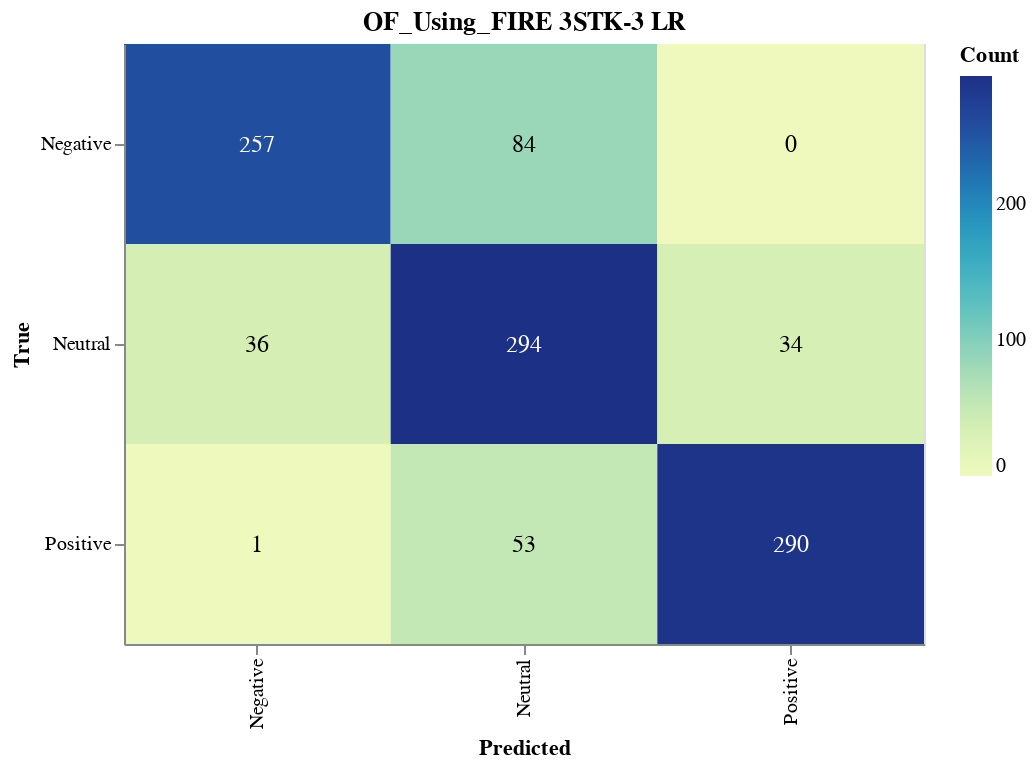

This figure's notebook cell:
### Markdown cell above
#### Save CM

### Code cell
import altair as alt
import altair_saver
import pandas as pd
from sklearn.metrics import confusion_matrix

# Calculate the confusion matrix
cm = confusion_matrix(y_val, lr_validation_predictions)

# Define class names
class_names = ['Negative', 'Neutral', 'Positive']

# Convert confusion matrix to DataFrame
cm_df = pd.DataFrame(cm, index=class_names, columns=class_names).reset_index().melt(id_vars='index')
cm_df.columns = ['True', 'Predicted', 'Count']

# Ensure the order of categories
cm_df['True'] = pd.Categorical(cm_df['True'], categories=class_names, ordered=True)
cm_df['Predicted'] = pd.Categorical(cm_df['Predicted'], categories=class_names, ordered=True)

# Create the Altair plot
heatmap = alt.Chart(cm_df).mark_rect().encode(
    x=alt.X('Predicted:O', sort=class_names),
    y=alt.Y('True:O', sort=class_names),
    color='Count:Q',
    tooltip=['True', 'Predicted', 'Count']
).properties(
    width=400,
    height=300,
    title='OF_Using_FIRE 3STK-3 LR'
)

# Add text labels
text = heatmap.mark_text(
    align='center',
    baseline='middle',
    fontSize=12
).encode(
    text='Count:Q',
    color=alt.condition(
        alt.datum.Count > cm.max() / 2,
        alt.value('white'),
        alt.value('black')
    )
)

# Combine heatmap and text
final_chart = heatmap + text

# Display the plot
final_chart.show()

### Figure 1 — Vega-Lite specification as saved in the notebook (floating-point values rounded to 4 significant figures)
{"config": {"view": {"continuousWidth": 300, "continuousHeight": 300}}, "layer": [{"mark": {"type": "rect"}, "encoding": {"color": {"field": "Count", "type": "quantitative"}, "tooltip": [{"field": "True", "type": "ordinal"}, {"field": "Predicted", "type": "ordinal"}, {"field": "Count", "type": "quantitative"}], "x": {"field": "Predicted", "sort": ["Negative", "Neutral", "Positive"], "type": "ordinal"}, "y": {"field": "True", "sort": ["Negative", "Neutral", "Positive"], "type": "ordinal"}}, "title": "OF_Using_FIRE 3STK-3 LR"}, {"mark": {"type": "text", "align": "center", "baseline": "middle", "fontSize": 12}, "encoding": {"color": {"condition": {"test": "(datum.Count > 147.0)", "value": "white"}, "value": "black"}, "text": {"field": "Count", "type": "quantitative"}, "tooltip": [{"field": "True", "type": "ordinal"}, {"field": "Predicted", "type": "ordinal"}, {"field": "Count", "type": "quantitative"}], "x": {"field": "Predicted", "sort": ["Negative", "Neutral", "Positive"], "type": "ordinal"}, "y": {"field": "True", "sort": ["Negative", "Neutral", "Positive"], "type": "ordinal"}}, "title": "OF_Using_FIRE 3STK-3 LR"}], "data": {"name": "data-180aa4650a397d1013d26683d43c4279"}, "height": 300, "width": 400, "$schema": "https://vega.github.io/schema/vega-lite/v5.17.0.json", "datasets": {"data-180aa4650a397d1013d26683d43c4279": [{"True": "Negative", "Predicted": "Negative", "Count": 257}, {"True": "Neutral", "Predicted": "Negative", "Count": 36}, {"True": "Positive", "Predicted": "Negative", "Count": 1}, {"True": "Negative", "Predicted": "Neutral", "Count": 84}, {"True": "Neutral", "Predicted": "Neutral", "Count": 294}, {"True": "Positive", "Predicted": "Neutral", "Count": 53}, {"True": "Negative", "Predicted": "Positive", "Count": 0}, {"True": "Neutral", "Predicted": "Positive", "Count": 34}, {"True": "Positive", "Predicted": "Positive", "Count": 290}]}}
